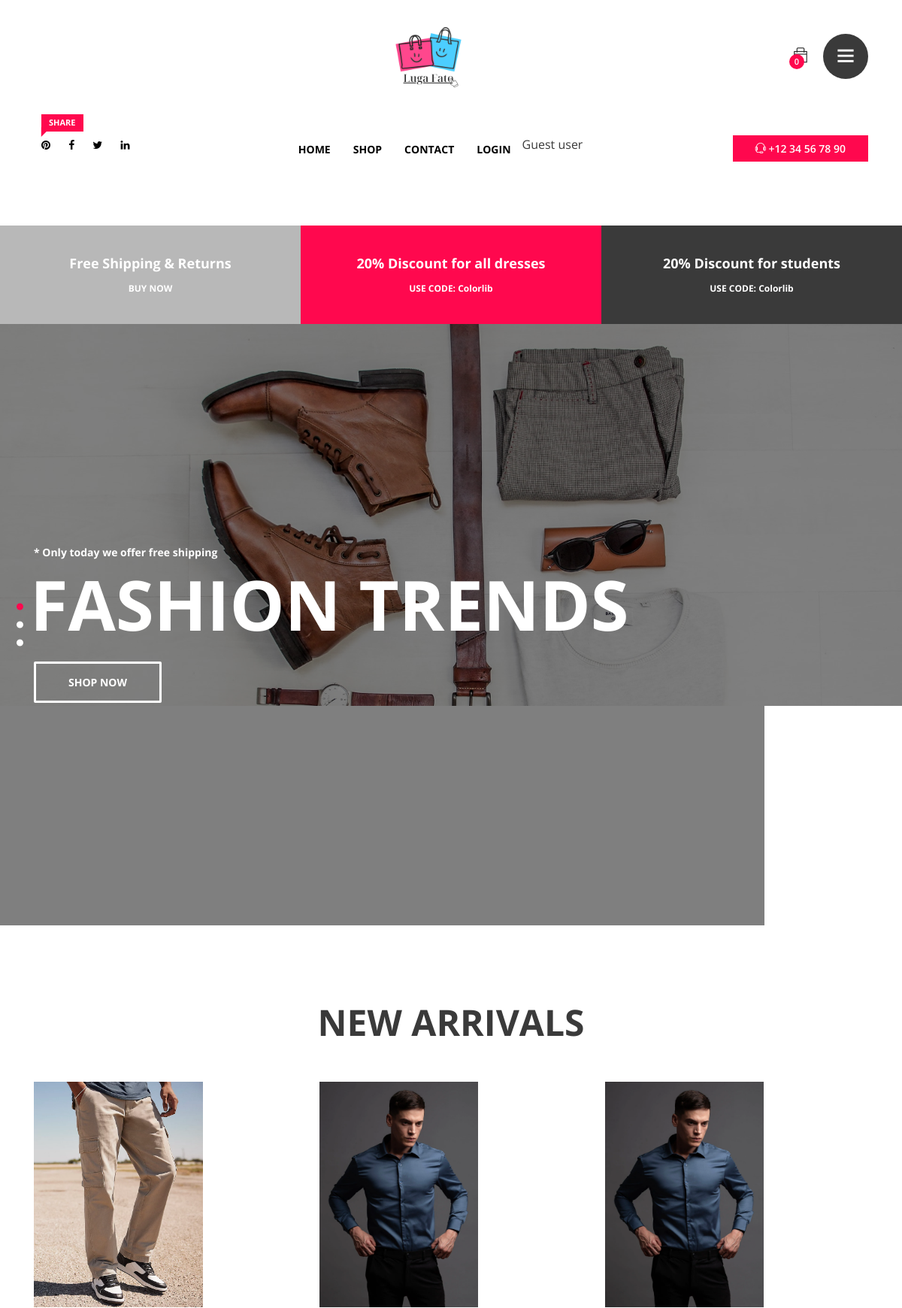
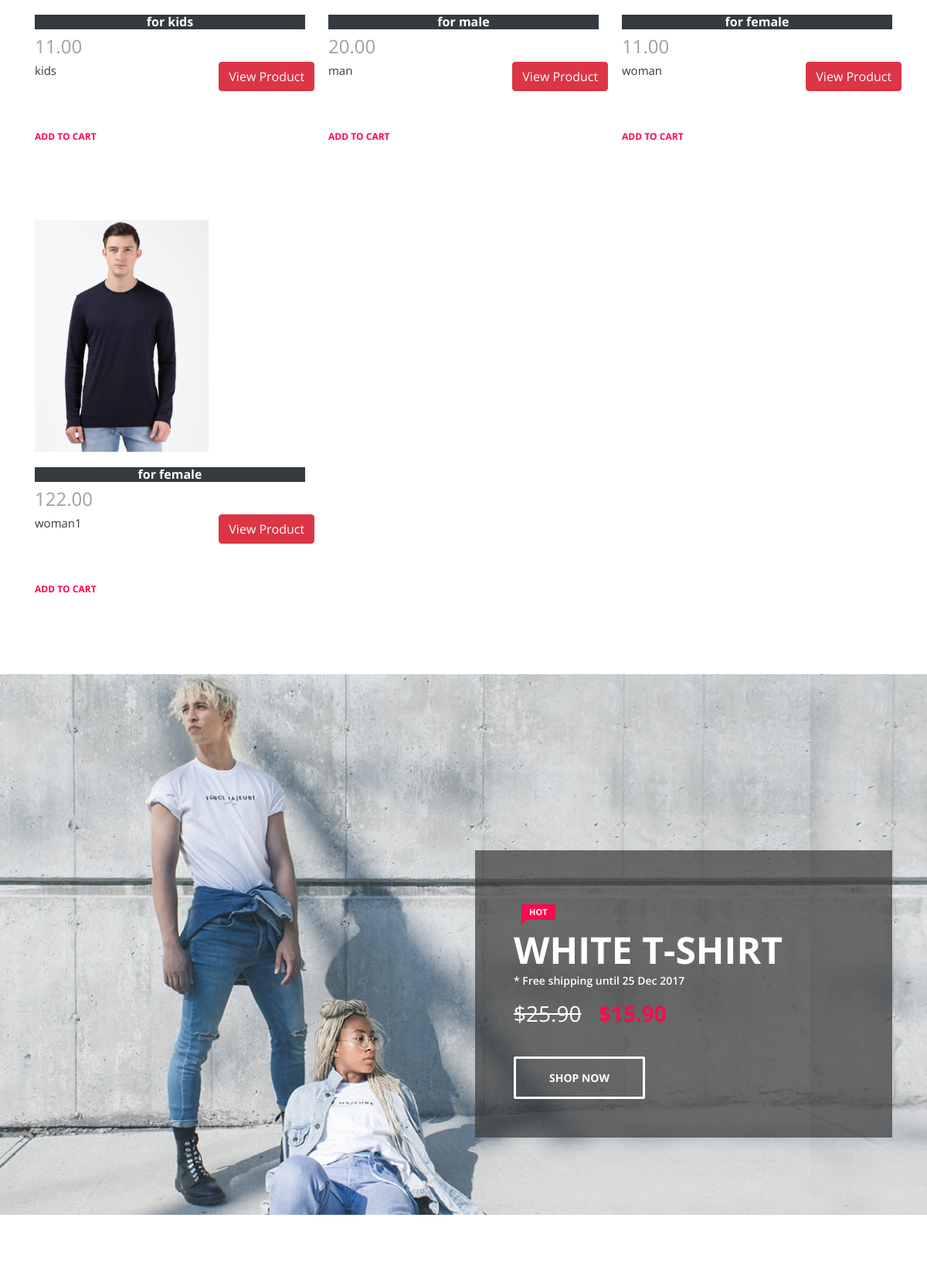
The page / (upper part) on the database its author committed (2 pictures, top to bottom).
### database/models.py (models this page shows, shortened)
class Product(models.Model):
    name = models.CharField(max_length=100)
    description = models.TextField()
    price = models.DecimalField(max_digits=10, decimal_places=2)
    quantity = models.IntegerField()
    category = models.ForeignKey(Category, on_delete=models.CASCADE, default=1)
    image= models.ImageField()
    supplier = models.ForeignKey(Supplier, on_delete=models.CASCADE)
    updated_at = models.DateTimeField(auto_now=True)

class Category(models.Model):
    name = models.CharField(max_length=100, default="null",unique=True)
    description = models.TextField()
    def __str__(self) -> str:
        return self.name

### database/views.py (the view)
# urls.py: path('', views.index, name="index"),
def index(request):
    pro= Product.objects.all()
    list= pro[:6]
    Catagories=Category.objects.all()
    context={"list":list,"Catagories":Catagories}
    return render(request, "index.html",context)

### template/index.html (shortened to what this page needs)
<!DOCTYPE html>
<html lang="en">
{% load static %}
<head>
    <link rel="stylesheet" href="static/css/core-style.css">
    <link rel="stylesheet" href="style.css">
    <link href="static/css/responsive.css" rel="stylesheet">
    <link rel="stylesheet" href="{% static 'product/' %}">
    <link rel="stylesheet" href="{% static 'css/core-style.css' %}">
    <link href="{% static 'css/responsive.css' %}" rel="stylesheet">
</head>
<body>
            {% include "nav-bar.html" %}
        <div>
            {% include "discount_scheme.html" %}
        </div>
        <section class="welcome_area">
            <div class="welcome_slides owl-carousel">
                <div class="single_slide height-800 bg-img background-overlay" style="background-image: url(static/img/bg-img/bg-1.jpg);">
                    <div class="container h-100">
                        <div class="row h-100 align-items-center">
                            <div class="col-12">
                                <div class="welcome_slide_text">
                                    <h6 data-animation="bounceInDown" data-delay="0" data-duration="500ms">* Only today we offer free shipping</h6>
                                    <h2 data-animation="fadeInUp" data-delay="500ms" data-duration="500ms">Fashion Trends</h2>
                                    <a href="#" class="btn karl-btn" data-animation="fadeInUp" data-delay="1s" data-duration="500ms">Shop Now</a>
                                </div>
                            </div>
                        </div>
                    </div>
                </div>
            </div>
        </section>
        <section class="new_arrivals_area section_padding_100_0 clearfix">
            <div class="container">
                <div class="row">
                    <div class="col-12">
                        <div class="section_heading text-center">
                            <h2>New Arrivals</h2>
                        </div>
                    </div>
                </div>
            </div>
            <div class="container">
                <div class="row karl-new-arrivals">
                    {% for item in list %}
                    <div class="col-12 col-sm-6 col-md-4 single_gallery_item women wow fadeInUpBig" data-wow-delay="0.2s">
                        <div class="img-container">
                            <div class="d-flex align-items-left" style="height: 300px; width: 300px;">
                            <img src="{{item.image.url}}" alt="">
                            </div>
                        </div>
                        <div class="product-description">
                            <h6 class="product-price bg-dark text-white text-center">for {{item.category}}</h6>
                            <h4 class="product-price">{{item.price}}</h4>
                            <div class="row">
                            <p class=col-8>{{item.name}}</p>
                            <a href="product_details/{{item.id}}"><button type="button" class="btn btn-danger" >View Product</button></a>
                            </div>
                            <a href="{% url 'cart_add' item.id %}"class="add-to-cart-btn">ADD TO CART</a>
                        </div>
                    </div>
                    {% endfor %}
            </div>
        </section>
        <section class="offer_area height-700 section_padding_100 bg-img" style="background-image: url(static/img/bg-img/bg-5.jpg);">
            <div class="container h-100">
                <div class="row h-100 align-items-end justify-content-end">
                    <div class="col-12 col-md-8 col-lg-6">
                        <div class="offer-content-area wow fadeInUp" data-wow-delay="1s">
                            <h2>White t-shirt <span class="karl-level">Hot</span></h2>
                            <p>* Free shipping until 25 Dec 2017</p>
                            <div class="offer-product-price">
                                <h3><span class="regular-price">$25.90</span> $15.90</h3>
                            </div>
                            <a href="#" class="btn karl-btn mt-30">Shop Now</a>
                        </div>
                    </div>
                </div>
            </div>
        </section>
        <section class="karl-testimonials-area section_padding_100">
        </section>
    </div>
</body>
</html>

### template/nav-bar.html (shortened to what this page needs)
{% block nav-bar %}
<html lang="en">
{% load static %}
<head>
    <link rel="stylesheet" href="static/css/core-style.css">
    <link rel="stylesheet" href="style.css">
    <link href="static/css/responsive.css" rel="stylesheet">
</head>
<body>
    <div class="catagories-side-menu">
        <div id="sideMenuClose">
        </div>
        <div class="nav-side-menu">
            <div class="menu-list">
                <h6>Categories</h6>
                <ul id="menu-content" class="menu-content collapse out">
                    {% for lists in Catagories %}
                    <li data-toggle="collapse" data-target="#women" class="collapsed active">
                        <a href="product/{{ lists.id }}">{{lists.name}}</a>
                        {% endfor %}
                </ul>
            </div>
        </div>
    </div>
    <div id="wrapper">
        <header class="header_area">
            <div class="top_header_area">
                <div class="container h-100">
                    <div class="row h-100 align-items-center justify-content-end">
                        <div class="col-12 col-lg-7">
                            <div class="top_single_area d-flex align-items-center">
                                <div class="top_logo">
                                    <div class="d-flex align-items-left" style="height: 100px; width: 100px;">
                                    <a href="#"><img src="static/img/core-img/Lugafatologo.png" alt=""></a>
                                </div>
                            </div>
                                <div class="header-cart-menu d-flex align-items-center ml-auto">
                                    <div class="cart">
                                        {% load cart_tag %}
                                        <a href="#" id="header-cart-btn" target="_blank">
                                            <span class="cart_quantity">{{request.session.cart|length}}</span>
                                            <i class="ti-bag"> </i> </a>
                                    </div>
                                    <div class="header-right-side-menu ml-15">
                                        <a href="#" id="sideMenuBtn"><i class="ti-menu" aria-hidden="true"></i></a>
                                    </div>
                                </div>
                            </div>
                        </div>
                    </div>
                </div>
            </div>
<div class="main_header_area">
    <div class="container h-100">
        <div class="row h-100">
            <div class="col-12 d-md-flex justify-content-between">
                <div class="header-social-area">
                    <a href="#"><span class="karl-level">Share</span> <i class="fa fa-pinterest" aria-hidden="true"></i></a>
                    <a href="#"><i class="fa fa-facebook" aria-hidden="true"></i></a>
                    <a href="#"><i class="fa fa-twitter" aria-hidden="true"></i></a>
                    <a href="#"><i class="fa fa-linkedin" aria-hidden="true"></i></a>
                </div>
                <div class="main-menu-area">
                    <nav class="navbar navbar-expand-lg align-items-start">
                        <div class="collapse navbar-collapse align-items-start collapse" id="karl-navbar">
                            <ul class="navbar-nav animated" id="nav">
                                <li ><a class="nav-link" href="{% url "index"%}">Home</a></li>
                                <li><a class="nav-link" href="{% url "store"%}">Shop</a></li>
                                <li class="nav-item"><a class="nav-link" href="{% url "contact"%}">Contact</a></li>
                                {% if user.is_authenticated %}
                            <p>Welcome, {{ user.username }}!</p>
                            <li class="nav-item"><a class="nav-link" href="{% url 'logout' %}" >Logout</a></li>
                                {% else %}
                                <li class="nav-item"><a class="nav-link" href="/login">login</a></li>
                               <p>Guest user</p>
                                {% endif %}
                            </ul>
                        </div>
                    </nav>
                </div>
                <div class="help-line">
                    <a href="tel:+123456789"><i class="ti-headphone-alt"></i> +12 34 56 78 90</a>
                </div>
            </div>
        </div>
    </div>
</div>
{% endblock nav-bar %}

### rows shown on the page
Product: image (picture), category "kids", price "11.00", name "kids"
Product: image (picture), category "male", price "20.00", name "man"
Product: image (picture), category "female", price "11.00", name "woman"
Product: image (picture), category "female", price "122.00", name "woman1"

### other values the page prints
{{ request.session.cart|length }} "0"
